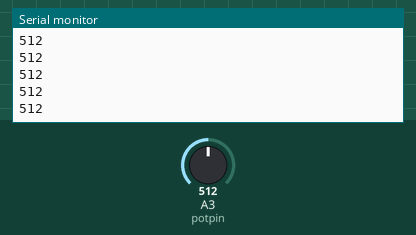
The sketch below on a simulated Arduino Uno, built with avr-gcc and run on an emulated ATmega328P. Shown: the last lines printed to the serial monitor. The inputs (shaded band) are chosen by the test bench; at power-on: A3 (potpin) = 512.

Above: at 1.2 s.
1.3 s: A3 (potpin) set to 716
At 1.31 s:
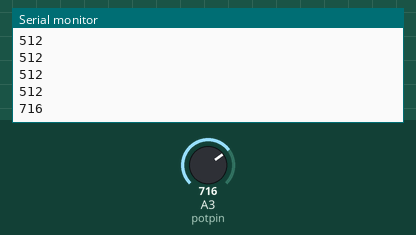
2.8 s: A3 (potpin) set to 900
At 2.81 s:
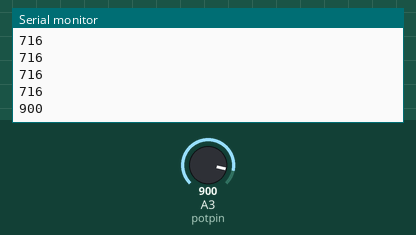
Timing chart, 0 to 5.8 s (numbered marks = the images above; inputs shaded):
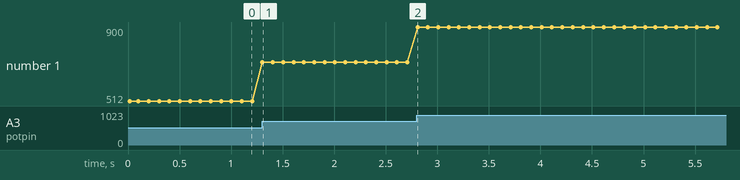

Measured:
- after the input at 1.3 s, the serial monitor: prints a new line at once (image 1)
- after the input at 2.8 s, the serial monitor: prints a new line at once (image 2)
- plotted number 1: 512 → 716 after the input at 1.3 s, 716 → 900 after the input at 2.8 s

The sketch:

Analog.ino
```cpp
#define potpin A3
int deger = 0;

void setup()
{
  Serial.begin(9600);
  Serial.println("Pot Deger Okuma");
}
void loop()
{
  deger  = analogRead(potpin);
  Serial.println(deger);
  delay(100);
}
```
